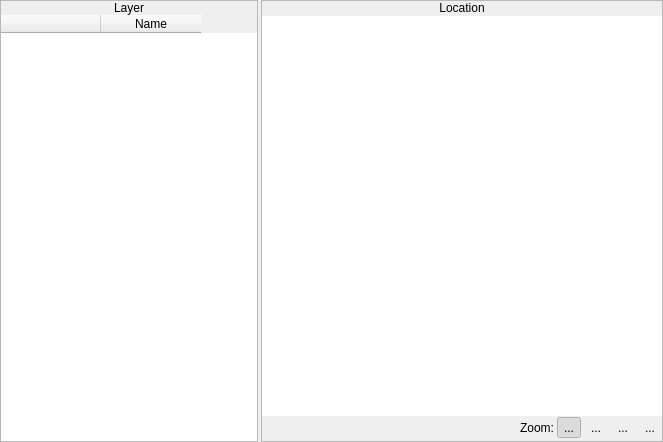
<?xml version="1.0" encoding="UTF-8"?>
<ui version="4.0">
 <class>MapLocation</class>
 <widget class="QWidget" name="MapLocation">
  <property name="geometry">
   <rect>
    <x>0</x>
    <y>0</y>
    <width>663</width>
    <height>442</height>
   </rect>
  </property>
  <property name="maximumSize">
   <size>
    <width>663</width>
    <height>442</height>
   </size>
  </property>
  <property name="sizeIncrement">
   <size>
    <width>663</width>
    <height>442</height>
   </size>
  </property>
  <property name="windowTitle">
   <string>Map Location</string>
  </property>
  <property name="windowIcon">
   <iconset resource="gui_icons.qrc">
    <normaloff>:/icons/openrpgmaker.png</normaloff>:/icons/openrpgmaker.png</iconset>
  </property>
  <property name="styleSheet">
   <string notr="true">.QFrame
{
	border-width: 1px;
	border-style: solid;
	border-color: palette(window-text);
}

.QFrame&gt;QLabel
{
	border-width: 0px;
	background-color: palette(window-text);
	color: palette(window);
	font-weight: bold;
}

.QFrame&gt;QCheckBox
{
	background-color: palette(window-text);
	border-width: 0px;
	border-style: none;
	color: palette(window);
	spacing: 3px;
	font-weight: bold;
	padding: 0px 0px 0px 3px;
}

.QFrame&gt;QCheckBox::indicator
{
	min-width: 8px;
	max-width: 8px;
	min-height: 8px;
	max-height: 8px;
	width: 8px;
	height: 8px;
	border-width: 2px;
	border-radius: 0px;
	border-style: ridge;
	border-color: palette(mid);
}

.QFrame&gt;QCheckBox::indicator:unchecked
{
	background-color: palette(base);
}

.QFrame&gt;QCheckBox::indicator:checked
{
	background-color: palette(window-text);
}

.QFrame&gt;QCheckBox::indicator:hover
{
	border-color: palette(highlight);
}</string>
  </property>
  <layout class="QHBoxLayout" name="horizontalLayout">
   <property name="spacing">
    <number>3</number>
   </property>
   <property name="margin">
    <number>0</number>
   </property>
   <item>
    <widget class="QFrame" name="frame_2">
     <property name="frameShape">
      <enum>QFrame::StyledPanel</enum>
     </property>
     <property name="frameShadow">
      <enum>QFrame::Raised</enum>
     </property>
     <layout class="QVBoxLayout" name="verticalLayout_2">
      <property name="spacing">
       <number>0</number>
      </property>
      <property name="margin">
       <number>0</number>
      </property>
      <item>
       <widget class="QLabel" name="label_2">
        <property name="sizePolicy">
         <sizepolicy hsizetype="Preferred" vsizetype="Fixed">
          <horstretch>0</horstretch>
          <verstretch>0</verstretch>
         </sizepolicy>
        </property>
        <property name="text">
         <string>Layer</string>
        </property>
        <property name="alignment">
         <set>Qt::AlignCenter</set>
        </property>
       </widget>
      </item>
      <item>
       <widget class="QWidget" name="widget_2" native="true">
        <layout class="QVBoxLayout" name="verticalLayout_3">
         <property name="spacing">
          <number>0</number>
         </property>
         <property name="margin">
          <number>0</number>
         </property>
         <item>
          <widget class="QTableWidget" name="twLayers">
           <property name="minimumSize">
            <size>
             <width>256</width>
             <height>0</height>
            </size>
           </property>
           <property name="maximumSize">
            <size>
             <width>256</width>
             <height>16777215</height>
            </size>
           </property>
           <property name="styleSheet">
            <string notr="true">QTableWidget::indicator
{
	width: 16px;
	height: 16px;
	border-width: 0px;
	border-style: none;
}

QTableWidget::indicator:checked
{
	image: url(&quot;:/icons/visible_yes.png&quot;);
}

QTableWidget::indicator:unchecked
{
	image: url(&quot;:/icons/visible_no.png&quot;);
}</string>
           </property>
           <property name="frameShape">
            <enum>QFrame::NoFrame</enum>
           </property>
           <property name="editTriggers">
            <set>QAbstractItemView::NoEditTriggers</set>
           </property>
           <property name="selectionMode">
            <enum>QAbstractItemView::SingleSelection</enum>
           </property>
           <property name="selectionBehavior">
            <enum>QAbstractItemView::SelectRows</enum>
           </property>
           <property name="verticalScrollMode">
            <enum>QAbstractItemView::ScrollPerPixel</enum>
           </property>
           <property name="horizontalScrollMode">
            <enum>QAbstractItemView::ScrollPerPixel</enum>
           </property>
           <property name="showGrid">
            <bool>false</bool>
           </property>
           <property name="gridStyle">
            <enum>Qt::NoPen</enum>
           </property>
           <property name="wordWrap">
            <bool>false</bool>
           </property>
           <property name="cornerButtonEnabled">
            <bool>false</bool>
           </property>
           <attribute name="verticalHeaderVisible">
            <bool>false</bool>
           </attribute>
           <column>
            <property name="text">
             <string/>
            </property>
            <property name="icon">
             <iconset resource="gui_icons.qrc">
              <normaloff>:/icons/visible_yes.png</normaloff>:/icons/visible_yes.png</iconset>
            </property>
           </column>
           <column>
            <property name="text">
             <string>Name</string>
            </property>
           </column>
          </widget>
         </item>
        </layout>
       </widget>
      </item>
     </layout>
    </widget>
   </item>
   <item>
    <widget class="QFrame" name="frame">
     <property name="frameShape">
      <enum>QFrame::StyledPanel</enum>
     </property>
     <property name="frameShadow">
      <enum>QFrame::Raised</enum>
     </property>
     <layout class="QVBoxLayout" name="verticalLayout">
      <property name="spacing">
       <number>0</number>
      </property>
      <property name="margin">
       <number>0</number>
      </property>
      <item>
       <widget class="QLabel" name="label">
        <property name="sizePolicy">
         <sizepolicy hsizetype="Preferred" vsizetype="Fixed">
          <horstretch>0</horstretch>
          <verstretch>0</verstretch>
         </sizepolicy>
        </property>
        <property name="text">
         <string>Location</string>
        </property>
        <property name="alignment">
         <set>Qt::AlignCenter</set>
        </property>
       </widget>
      </item>
      <item>
       <widget class="QWidget" name="widget" native="true">
        <layout class="QVBoxLayout" name="verticalLayout_4">
         <property name="spacing">
          <number>0</number>
         </property>
         <property name="margin">
          <number>0</number>
         </property>
         <item>
          <widget class="MapView" name="gvMapView">
           <property name="minimumSize">
            <size>
             <width>400</width>
             <height>400</height>
            </size>
           </property>
           <property name="maximumSize">
            <size>
             <width>400</width>
             <height>400</height>
            </size>
           </property>
           <property name="mouseTracking">
            <bool>true</bool>
           </property>
           <property name="focusPolicy">
            <enum>Qt::ClickFocus</enum>
           </property>
           <property name="frameShape">
            <enum>QFrame::NoFrame</enum>
           </property>
          </widget>
         </item>
         <item>
          <widget class="QWidget" name="widget_9" native="true">
           <property name="sizePolicy">
            <sizepolicy hsizetype="Preferred" vsizetype="Fixed">
             <horstretch>0</horstretch>
             <verstretch>0</verstretch>
            </sizepolicy>
           </property>
           <layout class="QHBoxLayout" name="horizontalLayout_4">
            <property name="spacing">
             <number>3</number>
            </property>
            <property name="margin">
             <number>0</number>
            </property>
            <item>
             <widget class="QWidget" name="widget_3" native="true"/>
            </item>
            <item>
             <widget class="QLabel" name="label_9">
              <property name="sizePolicy">
               <sizepolicy hsizetype="Fixed" vsizetype="Preferred">
                <horstretch>0</horstretch>
                <verstretch>0</verstretch>
               </sizepolicy>
              </property>
              <property name="text">
               <string>Zoom:</string>
              </property>
             </widget>
            </item>
            <item>
             <widget class="QToolButton" name="bZoom1to1">
              <property name="toolTip">
               <string>1/1</string>
              </property>
              <property name="statusTip">
               <string>Zoom to a 1/1 ratio</string>
              </property>
              <property name="text">
               <string>...</string>
              </property>
              <property name="icon">
               <iconset resource="gui_icons.qrc">
                <normaloff>:/icons/zoom1_1.png</normaloff>:/icons/zoom1_1.png</iconset>
              </property>
              <property name="iconSize">
               <size>
                <width>16</width>
                <height>16</height>
               </size>
              </property>
              <property name="checkable">
               <bool>true</bool>
              </property>
              <property name="checked">
               <bool>true</bool>
              </property>
              <property name="autoExclusive">
               <bool>true</bool>
              </property>
              <property name="autoRaise">
               <bool>true</bool>
              </property>
             </widget>
            </item>
            <item>
             <widget class="QToolButton" name="bZoom1to2">
              <property name="toolTip">
               <string>1/2</string>
              </property>
              <property name="statusTip">
               <string>Zoom to a 1/2 ratio</string>
              </property>
              <property name="text">
               <string>...</string>
              </property>
              <property name="icon">
               <iconset resource="gui_icons.qrc">
                <normaloff>:/icons/zoom1_2.png</normaloff>:/icons/zoom1_2.png</iconset>
              </property>
              <property name="iconSize">
               <size>
                <width>16</width>
                <height>16</height>
               </size>
              </property>
              <property name="checkable">
               <bool>true</bool>
              </property>
              <property name="autoExclusive">
               <bool>true</bool>
              </property>
              <property name="autoRaise">
               <bool>true</bool>
              </property>
             </widget>
            </item>
            <item>
             <widget class="QToolButton" name="bZoom1to4">
              <property name="toolTip">
               <string>1/4</string>
              </property>
              <property name="statusTip">
               <string>Zoom to a 1/4 ratio</string>
              </property>
              <property name="text">
               <string>...</string>
              </property>
              <property name="icon">
               <iconset resource="gui_icons.qrc">
                <normaloff>:/icons/zoom1_4.png</normaloff>:/icons/zoom1_4.png</iconset>
              </property>
              <property name="iconSize">
               <size>
                <width>16</width>
                <height>16</height>
               </size>
              </property>
              <property name="checkable">
               <bool>true</bool>
              </property>
              <property name="autoExclusive">
               <bool>true</bool>
              </property>
              <property name="autoRaise">
               <bool>true</bool>
              </property>
             </widget>
            </item>
            <item>
             <widget class="QToolButton" name="bZoom1to8">
              <property name="toolTip">
               <string>1/8</string>
              </property>
              <property name="statusTip">
               <string>Zoom to a 1/8 ratio</string>
              </property>
              <property name="text">
               <string>...</string>
              </property>
              <property name="icon">
               <iconset resource="gui_icons.qrc">
                <normaloff>:/icons/zoom1_8.png</normaloff>:/icons/zoom1_8.png</iconset>
              </property>
              <property name="iconSize">
               <size>
                <width>16</width>
                <height>16</height>
               </size>
              </property>
              <property name="checkable">
               <bool>true</bool>
              </property>
              <property name="autoExclusive">
               <bool>true</bool>
              </property>
              <property name="autoRaise">
               <bool>true</bool>
              </property>
             </widget>
            </item>
           </layout>
          </widget>
         </item>
        </layout>
       </widget>
      </item>
     </layout>
    </widget>
   </item>
  </layout>
 </widget>
 <customwidgets>
  <customwidget>
   <class>MapView</class>
   <extends>QGraphicsView</extends>
   <header>mapview.h</header>
  </customwidget>
 </customwidgets>
 <resources>
  <include location="gui_icons.qrc"/>
 </resources>
 <connections/>
</ui>
